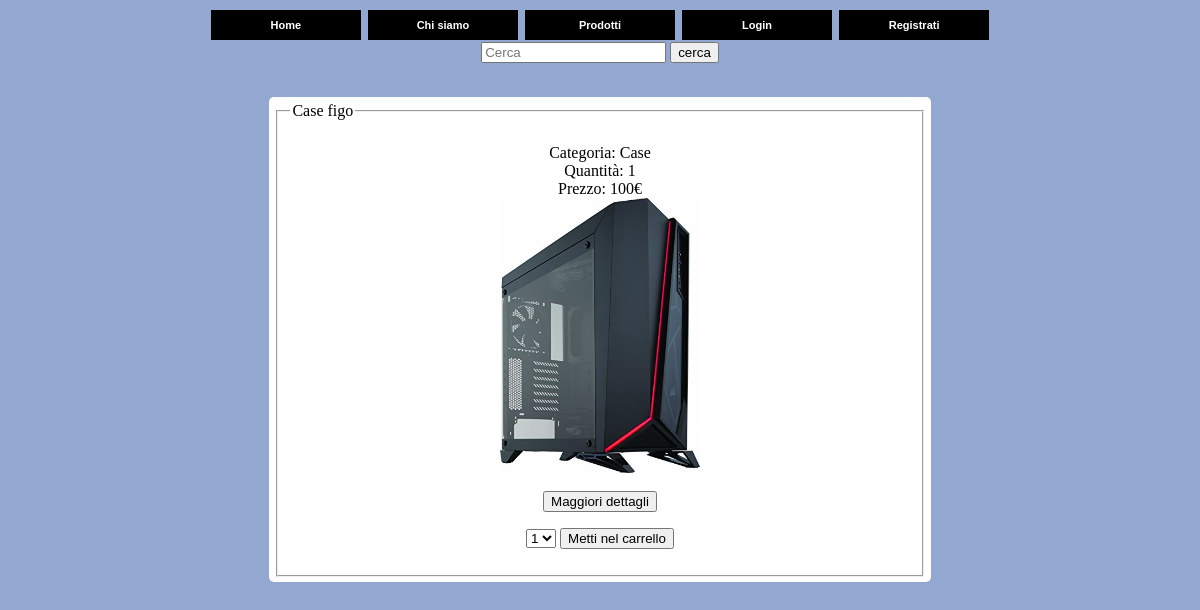
The app's page /Sito/categoriaSelezionata.php?nomeCategoria=Case with its own data.
### tables this page shows
CREATE TABLE IF NOT EXISTS `prodotto` (
  `CodProdotto` INT NOT NULL,
  `NomeProdotto` VARCHAR(45) NOT NULL,
  `RefCategoria` INT NOT NULL,
  `Prezzo` DOUBLE NOT NULL,
  `Quantita` VARCHAR(45) NOT NULL,
  `Descrizione` VARCHAR(2500) NULL,
  `HasImage` TINYINT NOT NULL DEFAULT 0,
  PRIMARY KEY (`CodProdotto`),
  INDEX `RefCategoria_idx` (`RefCategoria` ASC) VISIBLE,
  CONSTRAINT `RefCategoria`
    FOREIGN KEY (`RefCategoria`)
    REFERENCES `categoriaProdotti` (`CodCategoria`)
    ON DELETE NO ACTION
    ON UPDATE NO ACTION);

CREATE TABLE IF NOT EXISTS `categoriaProdotti` (
  `CodCategoria` INT NOT NULL,
  `NomeCategoria` VARCHAR(45) NOT NULL,
  PRIMARY KEY (`CodCategoria`),
  UNIQUE INDEX `NomeCategoria_UNIQUE` (`NomeCategoria` ASC) VISIBLE);

### Sito/Classi/Prodotto.php (called while the page is built, shortened)
<?php
class Prodotto
{
    private $nomeProdotto;
    private $nomeCategoria;
    private $prezzo;
    private $quantita;
    private $hasImage;
    public function Prodotto(int $codProdotto)
    {
        $this->codProdotto = $codProdotto;
        $db = DBConnection::getInstance();
        $mysqli = $db->getConnection();
        $sql_query = "SELECT NomeProdotto, CodCategoria, NomeCategoria, Prezzo, Quantita, Descrizione, HasImage ".
                    " FROM prodotto, categoriaProdotti ".
                    " WHERE refCategoria = CodCategoria AND CodProdotto = ".$this->codProdotto;
        $result = $mysqli->query($sql_query);
        if($result->num_rows)
        {
            $row = $result->fetch_assoc();
            $this->nomeProdotto = $row["NomeProdotto"];
            $this->nomeCategoria = $row["NomeCategoria"];
            $this->prezzo = $row["Prezzo"];
            $this->quantita = $row["Quantita"];
            if ($row["HasImage"])
                $this->hasImage = true;
            else
                $this->hasImage = false;
        }
    }
    public function getNomeProdotto()
    {
        return $this->nomeProdotto;
    }
    public function getNomeCategoria()
    {
        return $this->nomeCategoria;
    }
    public function getPrezzo()
    {
        return $this->prezzo;
    }
    public function getQuantita()
    {
        return $this->quantita;
    }
    public function hasImage()
    {
        return $this->hasImage;
    }
}
?>

### Sito/categoriaSelezionata.php (the view, shortened to what this page needs)
<?php
include "header.php";
?>
<html>
	<head>
	</head>
	<body>
  		<?php
  		$db = DBConnection::getInstance();
  		$mysqli = $db->getConnection();
  		$sql_query = "SELECT codProdotto ".
                     " FROM prodotto, categoriaProdotti ".
  		             " WHERE refCategoria = codCategoria AND nomeCategoria = '".$_GET["nomeCategoria"]."'";
  		$result = $mysqli->query($sql_query);
  		$codProdotti = array();
  		if ($result->num_rows)
  		{
  		    for ($i = 0; $i < $result->num_rows; $i++)
  		    {
  		        $result->data_seek($i);
  		        $row = $result->fetch_assoc();
  		        array_push($codProdotti, $row["codProdotto"]);
  		    }
  		}
  		$numeroProdotti = count($codProdotti);
  		for ($i = $numeroProdotti - 10; $i < $numeroProdotti; $i++)
  		{
  		    if ($i < 0)
  		        continue;
  		    $prodotto = new Prodotto($codProdotti[$i]);
  		    ?>
  		        <div id = "wrapper">
  		        	<div align = "center">
  		        	<fieldset>
						<legend><?php echo $prodotto->getNomeProdotto();?></legend>
  		        		<?php
  		                echo "<br />Categoria: ".$prodotto->getNomeCategoria();
  		                echo "<br />Quantità: ".$prodotto->getQuantita();
  		                echo "<br />Prezzo: ".$prodotto->getPrezzo()."€";
  		                ?>
  		                <br />
  		                <?php
  		                if ($prodotto->hasImage())
  		                {
  		                    ?>
  		                	<img id = "image" alt="s" src="<?php echo Globals::WEBSITE?>img/<?php echo $prodotto->getNomeProdotto().".jpeg"?>"  width="200" height="200"></img><br /><br />
  		                	<?php
  		                }
  		                ?>
  		                <form action= "<?php echo Globals::WEBSITE."product.php"; ?>" method="get" >
  		                	<input type = "submit" value = "Maggiori dettagli"/>
						</form>
  		                <form action= "<?php echo Globals::WEBSITE."command.php"; ?>" method="post">
							<select name = "quantita"  onchange="printValue(this.value)">
							<?php
						    for ($j = 1; $j <= $prodotto->getQuantita(); $j++)
						    {
						        ?><option value="<?php echo ($j); ?>"><?php echo $j;
						    }
						    ?>
						    </select>
							<input type = "submit" value = "Metti nel carrello"/>
						</form>
					</fieldset>
  		        </div>
  		    </div>
  		    <br />
  		    <?php
  		    }
  		?>
	</body>
</html>
<?php
    include "footer.php";
?>

### Sito/css/style.css (style rules this page uses)
body { background-color: #92a8d1; }
div#wrapper { background-color: white; width: 55%; height: auto; border-radius: 5px; margin-left: auto; margin-right: auto; padding: 5px; }
img#image { max-width: 50%; height: auto; }
input { text-align: left; }

### records on screen
prodotto: NomeProdotto "Case figo", RefCategoria.NomeCategoria "Case", Quantita "1", Prezzo "100", NomeProdotto (picture)

### other values on screen
form field quantita "1"
